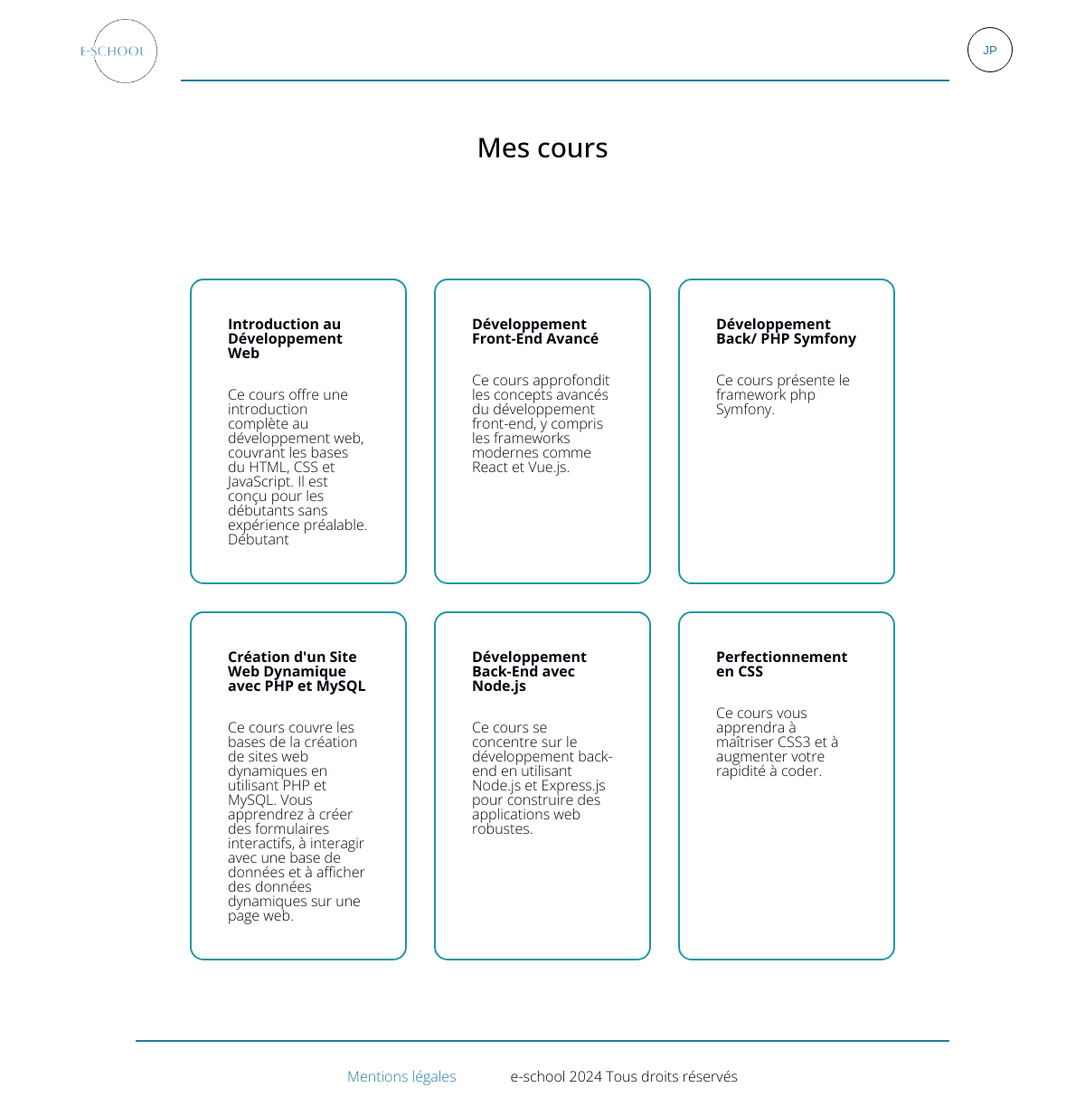
The app's page /index.php?controller=assigne&action=index (signed in) with its own data.
### tables this page shows
CREATE TABLE `assigne` (
  `id_assigne` int NOT NULL,
  `id_user` int NOT NULL,
  `id_cours` int NOT NULL
);

CREATE TABLE `cours` (
  `id_cours` int NOT NULL,
  `titre` varchar(200) NOT NULL,
  `description` varchar(500) NOT NULL,
  `id_user` int NOT NULL
);

### controllers/assigne_controller.php (called while the page is built, shortened)
<?php
    class AssigneController{
        public function index() {
            $coursAssigne = Cours::coursAssigne();
            require_once('views/etudiant/index.php');
        }
    }
?>

### index.php (called while the page is built, shortened)
<?php
  require_once('views/layout.php');
?>

### models/cours.php (called while the page is built, shortened)
<?php
class Cours {
    public function __construct($id_cours, $titre, $description) {
        $this->id_cours = $id_cours;
        $this->titre = $titre;
        $this->description = $description;
    }
    public static function coursAssigne(){
        $list =[];
        $db = Db::getInstance();
        $query = $db->prepare('SELECT * FROM cours c LEFT JOIN assigne a ON c.id_cours = a.id_cours WHERE a.id_user = :id_user');
        $query->execute([
            'id_user' => $_SESSION['id_user'],
        ]);
        foreach($query->fetchAll() as $cours) {
        $list[] = new Cours($cours['id_cours'],$cours['titre'], $cours['description']);
        }
        return $list;
    }
}

### views/etudiant/index.php (the view, shortened to what this page needs)
<?php require_once('views/admin/header.php'); ?>
<main class="main">
    <h1>Mes cours</h1>
    <div class="container-all-cours">
    <?php foreach ($coursAssigne as $cours){ ?>
        <a class="container-cours" href="?controller=cours&action=voirCours&id=<?=$cours->id_cours?>">
            <h2 class="title-cours"><?=$cours->titre?></h2>
            <div><?=$cours->description?></div>
        </a>
    <?php } ?>
    </div>
</main>

### styles/style.css (style rules this page uses)
html, body, div, span, applet, object, iframe, h1, h2, h3, h4, h5, h6, p, blockquote, pre, a, abbr, acronym, address, big, cite, code, del, dfn, em, img, ins, kbd, q, s, samp, small, strike, strong, sub, sup, tt, var, b, u, i, center, dl, dt, dd, ol, ul, li, fieldset, form, label, legend, table, caption, tbody, tfoot, thead, tr, th, td, article, aside, canvas, details, embed, figure, figcaption, footer, header, hgroup, menu, nav, output, ruby, section, summary, time, mark, audio, video { margin: 0; padding: 0; border: 0; font-size: 100%; font: inherit; vertical-align: baseline; }
body { line-height: 1; }
h1 { font-family: "Open Sans", sans-serif; font-weight: 500; font-style: normal; font-variation-settings: "wdth" 100; font-size: 30px; margin: 50px 50px 100px; }
h2 { align-self: center; margin-bottom: 30px; font-weight: bold; }
.main { display: flex; flex-direction: column; align-items: center; font-family: "Open Sans", sans-serif; font-weight: 300; font-style: normal; font-variation-settings: "wdth" 100; }
.container-all-cours { display: grid; grid-template-columns: repeat(3, 1fr); gap: 10px; gap: 30px; margin: 0 10vw 10vh; }
.container-cours { width: 20vw; border: 2px solid rgb(27, 151, 165); border-radius: 15px; padding: 2.5rem; text-decoration: none; color: #07020d; box-sizing: border-box; }

### records on screen
assigne: id_cours.titre "Introduction au Développement Web", id_cours.description "Ce cours offre une introduction complète au développement web, couvrant les bases du HTML, CSS et JavaScript. Il est conçu pour les débutants sans expérience préalable. Débutant"
assigne: id_cours.titre "Développement Front-End Avancé", id_cours.description "Ce cours approfondit les concepts avancés du développement front-end, y compris les frameworks modernes comme React et Vue.js."
assigne: id_cours.titre "Développement Back/ PHP Symfony", id_cours.description "Ce cours présente le framework php Symfony."
assigne: id_cours.titre "Création d'un Site Web Dynamique avec PHP et MySQL", id_cours.description "Ce cours couvre les bases de la création de sites web dynamiques en utilisant PHP et MySQL. Vous apprendrez à créer des formulaires interactifs, à interagir avec une base de données et à afficher des données dynamiques sur une page web."
assigne: id_cours.titre "Développement Back-End avec Node.js", id_cours.description "Ce cours se concentre sur le développement back-end en utilisant Node.js et Express.js pour construire des applications web robustes."
assigne: id_cours.titre "Perfectionnement en CSS", id_cours.description "Ce cours vous apprendra à maîtriser CSS3 et à augmenter votre rapidité à coder."

### other values on screen
substr($_SESSION['prenom'],0,1) "J"
substr($_SESSION['nom'],0,1) "P"
